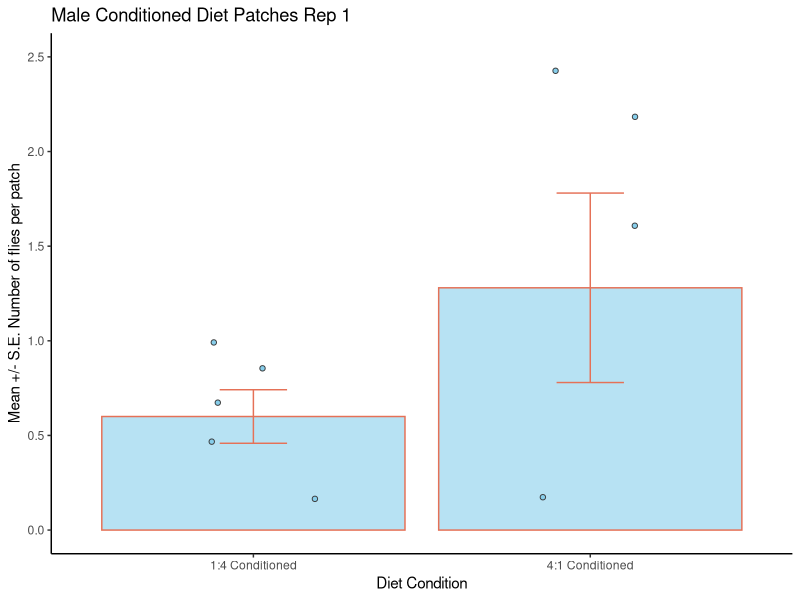

This figure's R source:
#### INSTALL PACKAGES 
library(tidyverse)
library(readxl)

## Import Data
conditioned_diets_rep1 <- read_excel("data/male_conditioning.xlsx")

## Making the data long 
male_conditioned_diets_long <- conditioned_diets_rep1 %>% 
  pivot_longer(cols = ("4:1 Conditioned":"1:4 Conditioned"), names_to = "diet", values_to = "fly_numbers")

## Summarising the data; mean, sd, se
male_conditioned_diets_summary <- male_conditioned_diets_long  %>%  
  group_by(diet) %>% 
  summarise(mean = mean(fly_numbers),
            sd = sd(fly_numbers),
            n = n(),
            se = sd/sqrt(n))

## Visualising the data
# Creating a boxplot with the data that has been summarised
conditioned_diets_rep1_plot <- male_conditioned_diets_summary %>% 
  ggplot(aes(x = diet, y = mean))+
  geom_bar(stat = "identity",
           fill = "skyblue",
           colour = "#E57157",
           alpha = 0.6)+
  geom_errorbar(aes(ymin = mean-se, ymax = mean+se), 
                colour = "#E57157",
                width = 0.2)+
  geom_jitter(data = male_conditioned_diets_long,
              aes(x = diet,
                  y = fly_numbers),
              fill = "skyblue",
              colour = "#3a3c3d",
              width = 0.2,
              shape = 21)+
  ylim(0.0, 2.5)+
  labs(x = "Diet Condition",
       y = "Mean +/- S.E. Number of flies per patch",
       title = "Male Conditioned Diet Patches Rep 1")+
  theme_classic() 

## Saving the plot to a plots file
ggsave("plots/conditioned_diets_rep1_plot.png", dpi=300)
